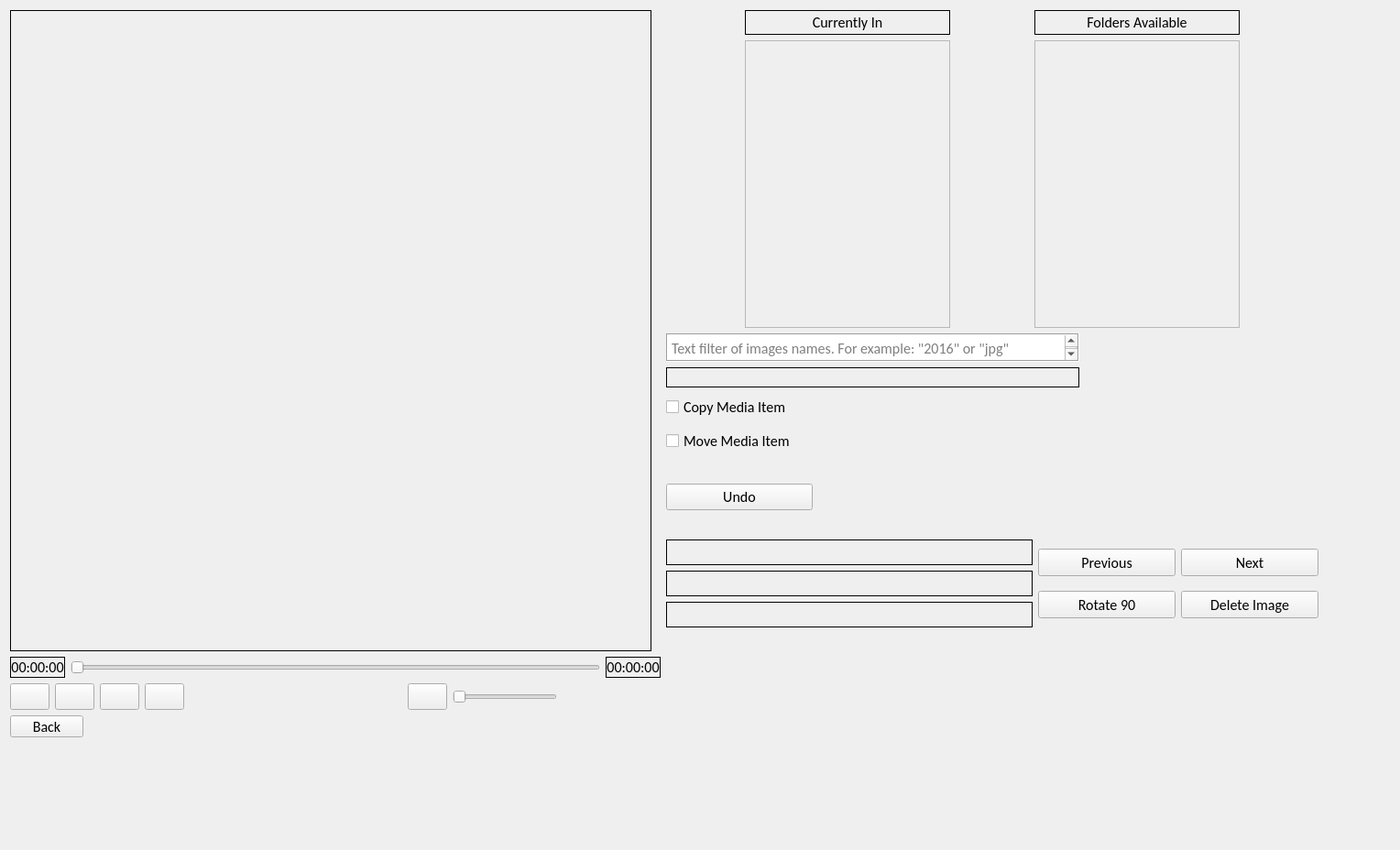
<?xml version="1.0" encoding="UTF-8"?>
<ui version="4.0">
 <class>MainSortingWindow</class>
 <widget class="QWidget" name="MainSortingWindow">
  <property name="geometry">
   <rect>
    <x>0</x>
    <y>0</y>
    <width>1528</width>
    <height>928</height>
   </rect>
  </property>
  <property name="font">
   <font>
    <family>Calibri</family>
    <pointsize>12</pointsize>
   </font>
  </property>
  <property name="windowTitle">
   <string>Form</string>
  </property>
  <layout class="QHBoxLayout" name="horizontalLayout_10">
   <item>
    <layout class="QVBoxLayout" name="verticalLayout_13">
     <item>
      <widget class="QLabel" name="imageLabel">
       <property name="minimumSize">
        <size>
         <width>700</width>
         <height>700</height>
        </size>
       </property>
       <property name="maximumSize">
        <size>
         <width>700</width>
         <height>700</height>
        </size>
       </property>
       <property name="frameShape">
        <enum>QFrame::Box</enum>
       </property>
       <property name="text">
        <string/>
       </property>
      </widget>
     </item>
     <item>
      <layout class="QVBoxLayout" name="verticalLayout_12">
       <item>
        <layout class="QVBoxLayout" name="verticalLayout_11">
         <item>
          <layout class="QHBoxLayout" name="horizontalLayout_8">
           <item>
            <widget class="QLabel" name="currentTimeLabel">
             <property name="frameShape">
              <enum>QFrame::Box</enum>
             </property>
             <property name="text">
              <string>00:00:00</string>
             </property>
             <property name="alignment">
              <set>Qt::AlignCenter</set>
             </property>
            </widget>
           </item>
           <item>
            <widget class="QSlider" name="DurationHorizontalSlider">
             <property name="orientation">
              <enum>Qt::Horizontal</enum>
             </property>
            </widget>
           </item>
           <item>
            <widget class="QLabel" name="totalTimeLabel">
             <property name="frameShape">
              <enum>QFrame::Box</enum>
             </property>
             <property name="text">
              <string>00:00:00</string>
             </property>
             <property name="alignment">
              <set>Qt::AlignCenter</set>
             </property>
            </widget>
           </item>
          </layout>
         </item>
         <item>
          <layout class="QHBoxLayout" name="horizontalLayout_7">
           <item>
            <widget class="QPushButton" name="backwardsPushButton">
             <property name="text">
              <string/>
             </property>
            </widget>
           </item>
           <item>
            <widget class="QPushButton" name="stopPushButton">
             <property name="text">
              <string/>
             </property>
            </widget>
           </item>
           <item>
            <widget class="QPushButton" name="playPausePushButton">
             <property name="text">
              <string/>
             </property>
            </widget>
           </item>
           <item>
            <widget class="QPushButton" name="forwardPushButton">
             <property name="text">
              <string/>
             </property>
            </widget>
           </item>
           <item>
            <spacer name="horizontalSpacer">
             <property name="orientation">
              <enum>Qt::Horizontal</enum>
             </property>
             <property name="sizeHint" stdset="0">
              <size>
               <width>238</width>
               <height>20</height>
              </size>
             </property>
            </spacer>
           </item>
           <item>
            <widget class="QPushButton" name="volumePushButton">
             <property name="text">
              <string/>
             </property>
            </widget>
           </item>
           <item>
            <widget class="QSlider" name="volumeHorizontalSlider">
             <property name="orientation">
              <enum>Qt::Horizontal</enum>
             </property>
            </widget>
           </item>
           <item>
            <spacer name="horizontalSpacer_2">
             <property name="orientation">
              <enum>Qt::Horizontal</enum>
             </property>
             <property name="sizeHint" stdset="0">
              <size>
               <width>78</width>
               <height>20</height>
              </size>
             </property>
            </spacer>
           </item>
          </layout>
         </item>
        </layout>
       </item>
       <item>
        <widget class="QPushButton" name="backPushButton">
         <property name="minimumSize">
          <size>
           <width>80</width>
           <height>24</height>
          </size>
         </property>
         <property name="maximumSize">
          <size>
           <width>80</width>
           <height>24</height>
          </size>
         </property>
         <property name="text">
          <string>Back</string>
         </property>
        </widget>
       </item>
      </layout>
     </item>
     <item>
      <spacer name="verticalSpacer">
       <property name="orientation">
        <enum>Qt::Vertical</enum>
       </property>
       <property name="sizeHint" stdset="0">
        <size>
         <width>20</width>
         <height>88</height>
        </size>
       </property>
      </spacer>
     </item>
    </layout>
   </item>
   <item>
    <layout class="QVBoxLayout" name="verticalLayout_14">
     <item>
      <layout class="QHBoxLayout" name="horizontalLayout_9">
       <item>
        <layout class="QVBoxLayout" name="verticalLayout_10">
         <item>
          <layout class="QVBoxLayout" name="verticalLayout_7">
           <item>
            <layout class="QVBoxLayout" name="verticalLayout_6">
             <item>
              <layout class="QHBoxLayout" name="horizontalLayout_4">
               <item>
                <layout class="QVBoxLayout" name="verticalLayout_3">
                 <item>
                  <widget class="QLabel" name="currentlyInLabel">
                   <property name="minimumSize">
                    <size>
                     <width>224</width>
                     <height>27</height>
                    </size>
                   </property>
                   <property name="maximumSize">
                    <size>
                     <width>224</width>
                     <height>27</height>
                    </size>
                   </property>
                   <property name="font">
                    <font>
                     <family>Calibri</family>
                     <pointsize>12</pointsize>
                    </font>
                   </property>
                   <property name="frameShape">
                    <enum>QFrame::Box</enum>
                   </property>
                   <property name="frameShadow">
                    <enum>QFrame::Plain</enum>
                   </property>
                   <property name="text">
                    <string>Currently In</string>
                   </property>
                   <property name="alignment">
                    <set>Qt::AlignCenter</set>
                   </property>
                  </widget>
                 </item>
                 <item>
                  <widget class="QScrollArea" name="currentlyInScrollArea">
                   <property name="minimumSize">
                    <size>
                     <width>224</width>
                     <height>314</height>
                    </size>
                   </property>
                   <property name="maximumSize">
                    <size>
                     <width>224</width>
                     <height>314</height>
                    </size>
                   </property>
                   <property name="widgetResizable">
                    <bool>true</bool>
                   </property>
                   <widget class="QWidget" name="scrollAreaWidgetContents">
                    <property name="geometry">
                     <rect>
                      <x>0</x>
                      <y>0</y>
                      <width>222</width>
                      <height>312</height>
                     </rect>
                    </property>
                   </widget>
                  </widget>
                 </item>
                </layout>
               </item>
               <item>
                <layout class="QVBoxLayout" name="verticalLayout_2">
                 <item>
                  <widget class="QLabel" name="FoldersAvailableLabel">
                   <property name="minimumSize">
                    <size>
                     <width>224</width>
                     <height>27</height>
                    </size>
                   </property>
                   <property name="maximumSize">
                    <size>
                     <width>224</width>
                     <height>27</height>
                    </size>
                   </property>
                   <property name="font">
                    <font>
                     <family>Calibri</family>
                     <pointsize>12</pointsize>
                    </font>
                   </property>
                   <property name="frameShape">
                    <enum>QFrame::Box</enum>
                   </property>
                   <property name="frameShadow">
                    <enum>QFrame::Plain</enum>
                   </property>
                   <property name="text">
                    <string>Folders Available</string>
                   </property>
                   <property name="alignment">
                    <set>Qt::AlignCenter</set>
                   </property>
                  </widget>
                 </item>
                 <item>
                  <widget class="QScrollArea" name="foldersAvailableScrollArea">
                   <property name="minimumSize">
                    <size>
                     <width>224</width>
                     <height>314</height>
                    </size>
                   </property>
                   <property name="maximumSize">
                    <size>
                     <width>224</width>
                     <height>314</height>
                    </size>
                   </property>
                   <property name="widgetResizable">
                    <bool>true</bool>
                   </property>
                   <widget class="QWidget" name="scrollAreaWidgetContents_2">
                    <property name="geometry">
                     <rect>
                      <x>0</x>
                      <y>0</y>
                      <width>222</width>
                      <height>312</height>
                     </rect>
                    </property>
                   </widget>
                  </widget>
                 </item>
                </layout>
               </item>
              </layout>
             </item>
             <item>
              <layout class="QVBoxLayout" name="verticalLayout_5">
               <item>
                <widget class="QTextEdit" name="FilterTextEdit">
                 <property name="sizePolicy">
                  <sizepolicy hsizetype="Fixed" vsizetype="Expanding">
                   <horstretch>0</horstretch>
                   <verstretch>0</verstretch>
                  </sizepolicy>
                 </property>
                 <property name="minimumSize">
                  <size>
                   <width>451</width>
                   <height>31</height>
                  </size>
                 </property>
                 <property name="maximumSize">
                  <size>
                   <width>451</width>
                   <height>31</height>
                  </size>
                 </property>
                 <property name="frameShape">
                  <enum>QFrame::Box</enum>
                 </property>
                 <property name="placeholderText">
                  <string>Text filter of images names. For example: &quot;2016&quot; or &quot;jpg&quot;</string>
                 </property>
                </widget>
               </item>
               <item>
                <widget class="QLabel" name="filterNumImagesLeftLabel">
                 <property name="minimumSize">
                  <size>
                   <width>451</width>
                   <height>20</height>
                  </size>
                 </property>
                 <property name="maximumSize">
                  <size>
                   <width>451</width>
                   <height>31</height>
                  </size>
                 </property>
                 <property name="frameShape">
                  <enum>QFrame::Box</enum>
                 </property>
                 <property name="text">
                  <string/>
                 </property>
                </widget>
               </item>
              </layout>
             </item>
            </layout>
           </item>
           <item>
            <layout class="QVBoxLayout" name="verticalLayout">
             <item>
              <layout class="QVBoxLayout" name="verticalLayout_4">
               <item>
                <widget class="QCheckBox" name="copyCheckBox">
                 <property name="minimumSize">
                  <size>
                   <width>458</width>
                   <height>31</height>
                  </size>
                 </property>
                 <property name="maximumSize">
                  <size>
                   <width>458</width>
                   <height>31</height>
                  </size>
                 </property>
                 <property name="text">
                  <string>Copy Media Item</string>
                 </property>
                </widget>
               </item>
               <item>
                <widget class="QCheckBox" name="moveCheckBox">
                 <property name="minimumSize">
                  <size>
                   <width>458</width>
                   <height>31</height>
                  </size>
                 </property>
                 <property name="maximumSize">
                  <size>
                   <width>458</width>
                   <height>31</height>
                  </size>
                 </property>
                 <property name="text">
                  <string>Move Media Item</string>
                 </property>
                </widget>
               </item>
              </layout>
             </item>
             <item>
              <layout class="QHBoxLayout" name="horizontalLayout_3">
               <item>
                <widget class="QPushButton" name="undoPushButton">
                 <property name="text">
                  <string>Undo</string>
                 </property>
                </widget>
               </item>
               <item>
                <layout class="QHBoxLayout" name="horizontalLayout_5">
                 <item>
                  <widget class="QLabel" name="vxIconLabel">
                   <property name="minimumSize">
                    <size>
                     <width>40</width>
                     <height>40</height>
                    </size>
                   </property>
                   <property name="maximumSize">
                    <size>
                     <width>40</width>
                     <height>40</height>
                    </size>
                   </property>
                   <property name="frameShape">
                    <enum>QFrame::NoFrame</enum>
                   </property>
                   <property name="text">
                    <string/>
                   </property>
                  </widget>
                 </item>
                 <item>
                  <widget class="QLabel" name="vxTextLabel">
                   <property name="minimumSize">
                    <size>
                     <width>500</width>
                     <height>80</height>
                    </size>
                   </property>
                   <property name="maximumSize">
                    <size>
                     <width>500</width>
                     <height>80</height>
                    </size>
                   </property>
                   <property name="frameShape">
                    <enum>QFrame::NoFrame</enum>
                   </property>
                   <property name="text">
                    <string/>
                   </property>
                  </widget>
                 </item>
                </layout>
               </item>
              </layout>
             </item>
            </layout>
           </item>
          </layout>
         </item>
         <item>
          <layout class="QHBoxLayout" name="horizontalLayout_6">
           <item>
            <layout class="QVBoxLayout" name="verticalLayout_8">
             <item>
              <widget class="QLabel" name="imageNameLabel">
               <property name="minimumSize">
                <size>
                 <width>400</width>
                 <height>28</height>
                </size>
               </property>
               <property name="maximumSize">
                <size>
                 <width>400</width>
                 <height>28</height>
                </size>
               </property>
               <property name="frameShape">
                <enum>QFrame::Box</enum>
               </property>
               <property name="text">
                <string/>
               </property>
              </widget>
             </item>
             <item>
              <widget class="QLabel" name="imageSizeLabel">
               <property name="minimumSize">
                <size>
                 <width>400</width>
                 <height>28</height>
                </size>
               </property>
               <property name="maximumSize">
                <size>
                 <width>400</width>
                 <height>28</height>
                </size>
               </property>
               <property name="frameShape">
                <enum>QFrame::Box</enum>
               </property>
               <property name="text">
                <string/>
               </property>
              </widget>
             </item>
             <item>
              <widget class="QLabel" name="dateModifiedLabel">
               <property name="minimumSize">
                <size>
                 <width>400</width>
                 <height>28</height>
                </size>
               </property>
               <property name="maximumSize">
                <size>
                 <width>400</width>
                 <height>28</height>
                </size>
               </property>
               <property name="frameShape">
                <enum>QFrame::Box</enum>
               </property>
               <property name="text">
                <string/>
               </property>
              </widget>
             </item>
            </layout>
           </item>
           <item>
            <layout class="QVBoxLayout" name="verticalLayout_9">
             <item>
              <layout class="QHBoxLayout" name="horizontalLayout">
               <item>
                <widget class="QPushButton" name="previousPushButton">
                 <property name="minimumSize">
                  <size>
                   <width>150</width>
                   <height>30</height>
                  </size>
                 </property>
                 <property name="maximumSize">
                  <size>
                   <width>150</width>
                   <height>30</height>
                  </size>
                 </property>
                 <property name="text">
                  <string>Previous</string>
                 </property>
                </widget>
               </item>
               <item>
                <widget class="QPushButton" name="nextPushButton">
                 <property name="minimumSize">
                  <size>
                   <width>150</width>
                   <height>30</height>
                  </size>
                 </property>
                 <property name="maximumSize">
                  <size>
                   <width>150</width>
                   <height>30</height>
                  </size>
                 </property>
                 <property name="text">
                  <string>Next</string>
                 </property>
                </widget>
               </item>
              </layout>
             </item>
             <item>
              <layout class="QHBoxLayout" name="horizontalLayout_2">
               <item>
                <widget class="QPushButton" name="rotateClockwiseButton">
                 <property name="minimumSize">
                  <size>
                   <width>150</width>
                   <height>30</height>
                  </size>
                 </property>
                 <property name="maximumSize">
                  <size>
                   <width>150</width>
                   <height>30</height>
                  </size>
                 </property>
                 <property name="text">
                  <string>Rotate 90</string>
                 </property>
                </widget>
               </item>
               <item>
                <widget class="QPushButton" name="DeleteButton">
                 <property name="minimumSize">
                  <size>
                   <width>150</width>
                   <height>30</height>
                  </size>
                 </property>
                 <property name="maximumSize">
                  <size>
                   <width>150</width>
                   <height>30</height>
                  </size>
                 </property>
                 <property name="text">
                  <string>Delete Image</string>
                 </property>
                </widget>
               </item>
              </layout>
             </item>
            </layout>
           </item>
          </layout>
         </item>
        </layout>
       </item>
       <item>
        <spacer name="horizontalSpacer_3">
         <property name="orientation">
          <enum>Qt::Horizontal</enum>
         </property>
         <property name="sizeHint" stdset="0">
          <size>
           <width>78</width>
           <height>20</height>
          </size>
         </property>
        </spacer>
       </item>
      </layout>
     </item>
     <item>
      <spacer name="verticalSpacer_2">
       <property name="orientation">
        <enum>Qt::Vertical</enum>
       </property>
       <property name="sizeHint" stdset="0">
        <size>
         <width>20</width>
         <height>208</height>
        </size>
       </property>
      </spacer>
     </item>
    </layout>
   </item>
  </layout>
 </widget>
 <resources/>
 <connections/>
</ui>
